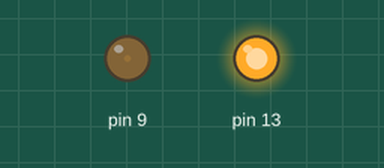
The sketch below on a simulated Arduino Uno, built with avr-gcc and run on an emulated ATmega328P. On the bench: output pins drawn as LEDs (lit = HIGH).

Above: at 0.05 s.
At 0.95 s:
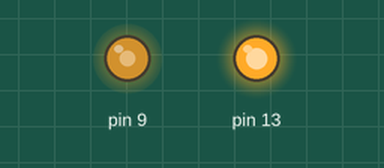
At 1.4 s:
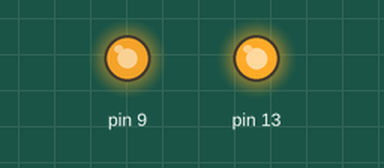
At 2.75 s:
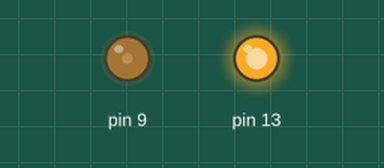
Timing chart, 0 to 7.0 s (numbered marks = the images above):
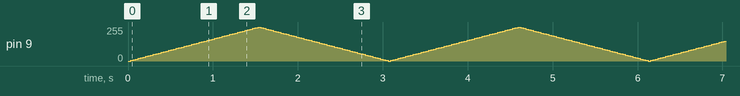

The sketch:

PWM_lib_example.ino
```cpp
/*

 Mimics the fade example but with an extra parameter for frequency. It should dim but with a flicker
 because the frequency has been set low enough for the human eye to detect. This flicker is easiest to see when
 the LED is moving with respect to the eye and when it is between about 20% - 60% brighness. The library
 allows for a frequency range from 1Hz - 2MHz on 16 bit timers and 31Hz - 2 MHz on 8 bit timers. When
 SetPinFrequency()/SetPinFrequencySafe() is called, a bool is returned which can be tested to verify the
 frequency was actually changed.

 This example runs on mega and uno.
 */

#include <PWM.h>

//use pin 11 on the Mega instead, otherwise there is a frequency cap at 31 Hz
int led = 9;                // the pin that the LED is attached to
int brightness = 0;         // how bright the LED is
int fadeAmount = 5;         // how many points to fade the LED by
int32_t frequency = 35; //frequency (in Hz)

void setup()
{
  //initialize all timers except for 0, to save time keeping functions
  InitTimersSafe();

  //sets the frequency for the specified pin
  bool success = SetPinFrequencySafe(led, frequency);

  //if the pin frequency was set successfully, turn pin 13 on
  if(success) {
    pinMode(13, OUTPUT);
    digitalWrite(13, HIGH);
  }
}

void loop()
{
  //use this functions instead of analogWrite on 'initialized' pins
  pwmWrite(led, brightness);

  brightness = brightness + fadeAmount;

  if (brightness == 0 || brightness == 255) {
    fadeAmount = -fadeAmount ;
  }

  delay(30);
}
```
